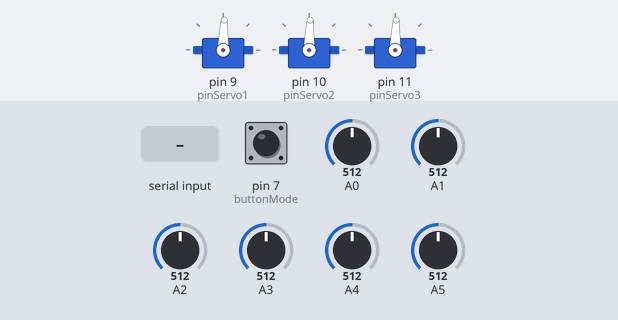
Bench run of a sketch on a simulated Arduino Uno, built with avr-gcc and run on an emulated ATmega328P. Shown: 3 × servo. The inputs (shaded band) are chosen by the test bench; at power-on: pin 7 (buttonMode) HIGH, A0 = 512, A1 = 512, A2 = 512, A3 = 512, A4 = 512, A5 = 512.

Above: at 1.2 s.
1.3 s: "90,45,200\n" received over the second serial link
At 2.4 s:
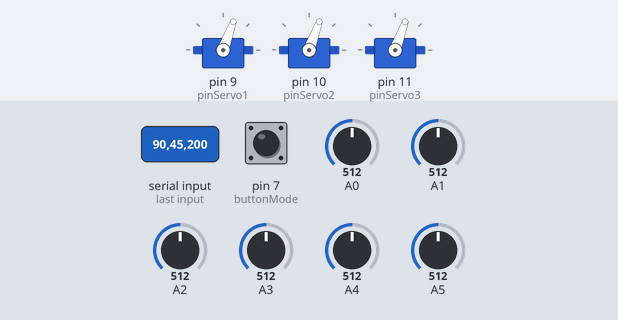
4.3 s: pin 7 (buttonMode) pulled LOW for 0.15 s
At 4.35 s:
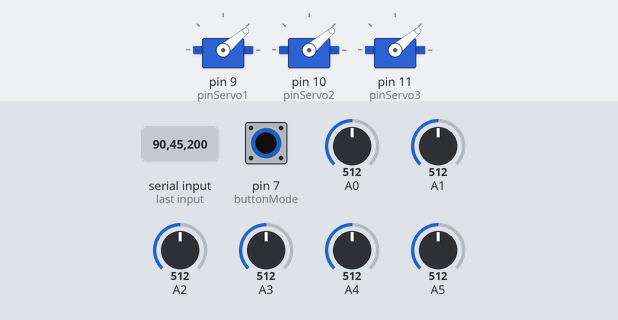
7.4 s: "30,150,10\n" received over the second serial link
10.4 s: "90,45\n" received over the second serial link
At 11.5 s:
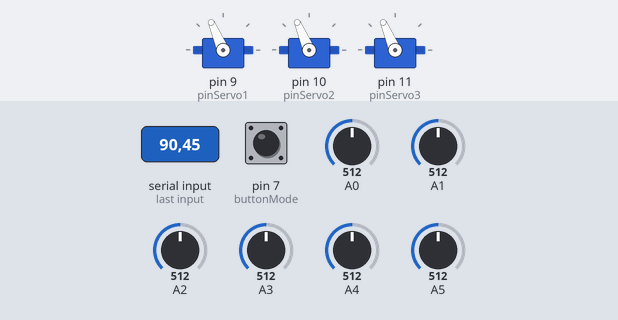
13.4 s: "A" received over the second serial link
At 13.4 s:
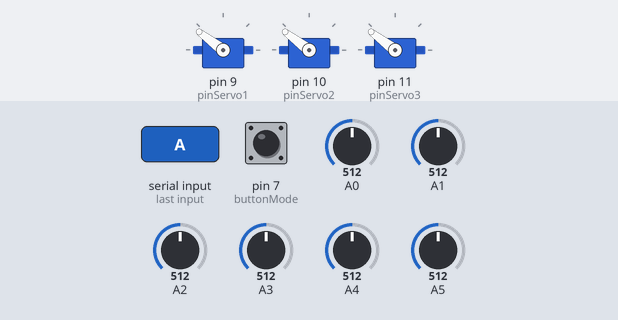
16.4 s: "90,45,200,10,150,30\n" received over the second serial link
Timing chart, 0 to 24.1 s (numbered marks = the images above; inputs shaded):
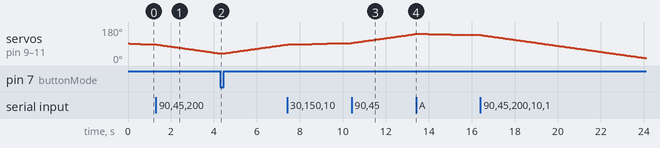

The sketch:

3Servos6PotsBT.ino
```cpp
#include <Servo.h>
#include <SoftwareSerial.h>
//===Bluetooth===//
SoftwareSerial bluetooth(3, 5);
String configVector;
int vCam1=50;
int vCam2=50;
int vCam3=50;
int aCam1=50;
int aCam2=50;
int aCam3=50;

//=======================//
//======Vars Servo 1=====//
//======================//
Servo MyServo1;
int pinServo1 = 9;
long positionServo1 = 1500;
int directionServo1 = 0; // 0-left - 1-right
unsigned long previousMillis1 = 0;
unsigned long await1 = 1;//
unsigned long range1 = 0;//
//=======================//
//======Vars Servo 2=====//
//======================//
Servo MyServo2;
int pinServo2 = 10;
long positionServo2 = 1500;
int directionServo2 = 0; // 0-left - 1-right
unsigned long previousMillis2 = 0;
unsigned long await2 = 1;//
unsigned long range2 = 0;//
//=======================//
//======Vars Servo 3=====//
//======================//
Servo MyServo3;
int pinServo3 = 11;
long positionServo3 = 1500;
int directionServo3 = 0; // 0-left - 1-right
unsigned long previousMillis3 = 0;
unsigned long await3 = 1;//
unsigned long range3 = 0;//

//======Vars Global=====//
unsigned long currentMillis = 0;
const int buttonMode = 7;  //
int buttonState=0;

void setup()
{
  bluetooth.begin(9600);
  configVector="";
  pinMode(buttonMode, INPUT);
	MyServo1.attach(pinServo1);
  MyServo2.attach(pinServo2);
  MyServo3.attach(pinServo3);
	MyServo1.writeMicroseconds(1500); // set servo to mid-point
  MyServo2.writeMicroseconds(1500); // set servo to mid-point
  MyServo3.writeMicroseconds(1500); // set servo to mid-point
}

void loop()
{
  buttonState = digitalRead(buttonMode);
  if (buttonState == LOW) {
    currentMillis = millis();
	  trajectoryServo1();
    currentMillis = millis();
	  trajectoryServo2();
    currentMillis = millis();
	  trajectoryServo3();
  } else {
    getParamsBT();
    currentMillis = millis();
	  trajectoryServo1BT();
    currentMillis = millis();
	  trajectoryServo2BT();
    currentMillis = millis();
	  trajectoryServo3BT();
  }

}

//=======================//
//=Bluetooth get params==//
//======================//
void getParamsBT()
{
  configVector = "";
  while (bluetooth.available()) {
      char charConfig = bluetooth.read();
      configVector = String(configVector + charConfig);
  }

  if(configVector.compareTo("")!=0)
  {
    int indexA = configVector.indexOf("A");
    int indexB = configVector.indexOf("B");
    String velCam1 = configVector.substring(indexA+1,indexB);
    int indexC = configVector.indexOf("C");
    String velCam2 = configVector.substring(indexB+1,indexC);
    int indexD = configVector.indexOf("D");
    String velCam3 = configVector.substring(indexC+1,indexD);
    int indexE = configVector.indexOf("E");
    String angCam1 = configVector.substring(indexD+1,indexE);
    int indexF = configVector.indexOf("F");
    String angCam2 = configVector.substring(indexE+1,indexF);
    String angCam3 = configVector.substring(indexF+1);
    vCam1 = velCam1.toInt();
    vCam2 = velCam2.toInt();
    vCam3 = velCam3.toInt();
    aCam1 = angCam1.toInt();
    aCam2 = angCam2.toInt();
    aCam3 = angCam3.toInt();
  }
}

//=======================//
//=Servo 1 rutina BT====//
//======================//

void trajectoryServo1BT()
{
  await1 = map(vCam1,0,100,50,0); //función map para escalamiento
	if (currentMillis - previousMillis1 > await1)
	{
    range1 = map(aCam1,0,100,840,0);

		if (directionServo1 == 0)
		{
			positionServo1--;
			MyServo1.writeMicroseconds(positionServo1);
			if (positionServo1 < (600+range1))
			{
				directionServo1 = 1;
			}
		}

		if (directionServo1 == 1)
		{
			positionServo1++;
			MyServo1.writeMicroseconds(positionServo1);
			if (positionServo1 > (2300-range1))
			{
				directionServo1 = 0;
			}
		}
		previousMillis1 = currentMillis;
	}
}

//=======================//
//==Servo 2 rutina BT===//
//======================//

void trajectoryServo2BT()
{
  await2 = map(vCam2,0,100,50,0); //función map para escalamiento

	if (currentMillis - previousMillis2 > await2)
	{
    range2 = map(aCam2,0,100,840,0);

		if (directionServo2 == 0)
		{
			positionServo2--;
			MyServo2.writeMicroseconds(positionServo2);
			if (positionServo2 < (600+range2))
			{
				directionServo2 = 1;
			}
		}

		if (directionServo2 == 1)
		{
			positionServo2++;
			MyServo2.writeMicroseconds(positionServo2);
			if (positionServo2 > (2300-range2))
			{
				directionServo2 = 0;
			}
		}
		previousMillis2 = currentMillis;
	}
}

//=======================//
//==Servo 3 rutina BT===//
//======================//

void trajectoryServo3BT()
{
  await3 = map(vCam3,0,100,50,0);

	if (currentMillis - previousMillis3 > await3)
	{
    range3 = map(aCam3,0,100,840,0);

		if (directionServo3 == 0)
		{
			positionServo3--;
			MyServo3.writeMicroseconds(positionServo3);
			if (positionServo3 < (600+range3))
			{
				directionServo3 = 1;
			}
		}

		if (directionServo3 == 1)
		{
			positionServo3++;
			MyServo3.writeMicroseconds(positionServo3);
			if (positionServo3 > (2300-range3))
			{
				directionServo3 = 0;
			}
		}
		previousMillis3 = currentMillis;
	}
}

//=======================//
//======Servo 1 rutina=====//
//======================//

void trajectoryServo1()
{
  int potAwait = analogRead(A0); //lectura analógica

  await1 = map(potAwait,0,1023,50,0); //función map para escalamiento

	if (currentMillis - previousMillis1 > await1)
	{
    int potRange = analogRead(A1); //lectura analógica
    range1 = map(potRange,0,1023,840,0);

		if (directionServo1 == 0)
		{
			positionServo1--;
			MyServo1.writeMicroseconds(positionServo1);
			if (positionServo1 < (600+range1))
			{
				directionServo1 = 1;
			}
		}

		if (directionServo1 == 1)
		{
			positionServo1++;
			MyServo1.writeMicroseconds(positionServo1);
			if (positionServo1 > (2300-range1))
			{
				directionServo1 = 0;
			}
		}
		previousMillis1 = currentMillis;
	}
}

//=======================//
//======Servo 2 rutina=====//
//======================//

void trajectoryServo2()
{
  int potAwait = analogRead(A2); //lectura analógica
  await2 = map(potAwait,0,1023,50,0); //función map para escalamiento

	if (currentMillis - previousMillis2 > await2)
	{
    int potRange = analogRead(A3); //lectura analógica
    range2 = map(potRange,0,1023,840,0);

		if (directionServo2 == 0)
		{
			positionServo2--;
			MyServo2.writeMicroseconds(positionServo2);
			if (positionServo2 < (600+range2))
			{
				directionServo2 = 1;
			}
		}

		if (directionServo2 == 1)
		{
			positionServo2++;
			MyServo2.writeMicroseconds(positionServo2);
			if (positionServo2 > (2300-range2))
			{
				directionServo2 = 0;
			}
		}
		previousMillis2 = currentMillis;
	}
}

//=======================//
//======Servo 3 rutina=====//
//======================//

void trajectoryServo3()
{
  int potAwait = analogRead(A4);

  await3 = map(potAwait,0,1023,50,0);

	if (currentMillis - previousMillis3 > await3)
	{
    int potRange = analogRead(A5);
    range3 = map(potRange,0,1023,840,0);

		if (directionServo3 == 0)
		{
			positionServo3--;
			MyServo3.writeMicroseconds(positionServo3);
			if (positionServo3 < (600+range3))
			{
				directionServo3 = 1;
			}
		}

		if (directionServo3 == 1)
		{
			positionServo3++;
			MyServo3.writeMicroseconds(positionServo3);
			if (positionServo3 > (2300-range3))
			{
				directionServo3 = 0;
			}
		}
		previousMillis3 = currentMillis;
	}
}
```
